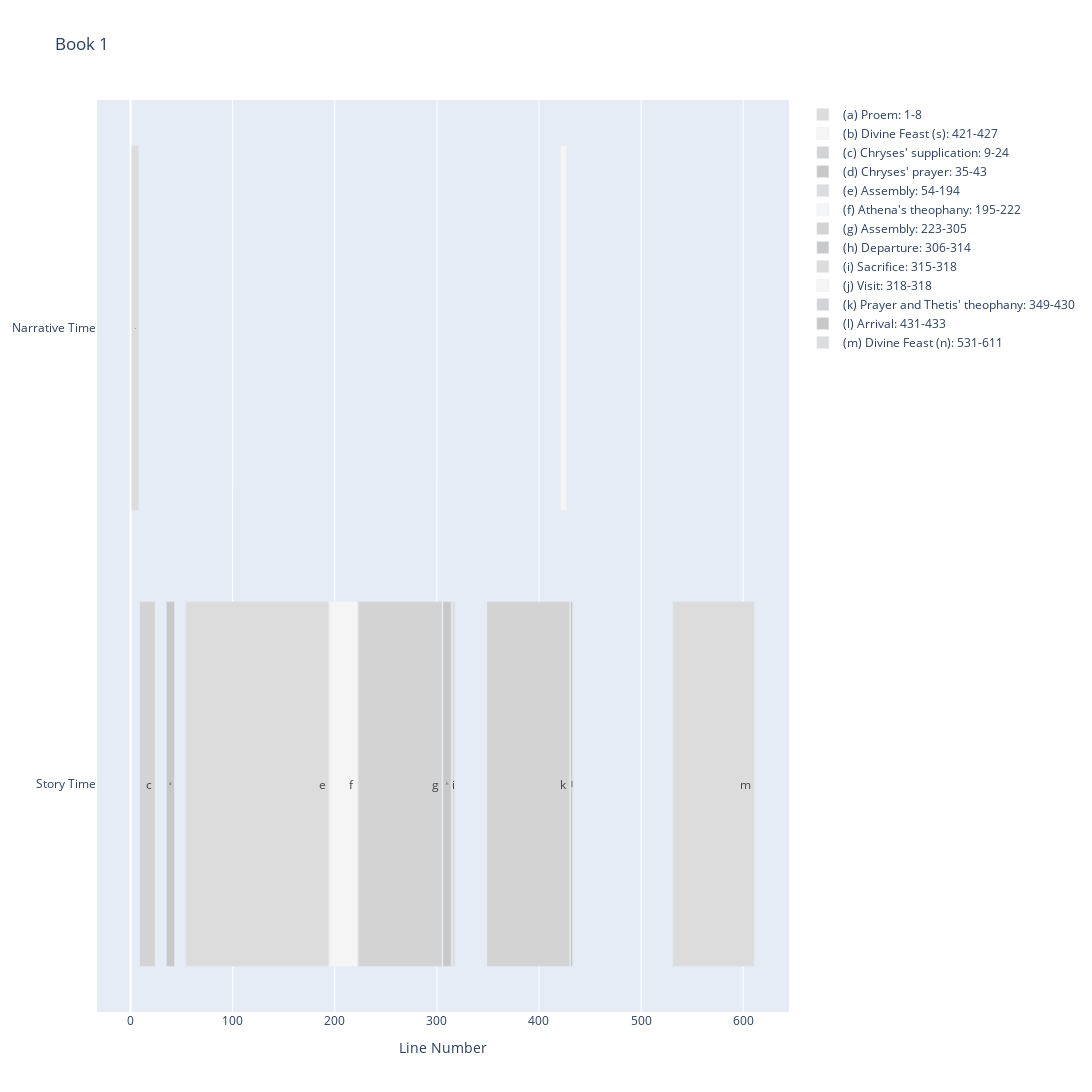
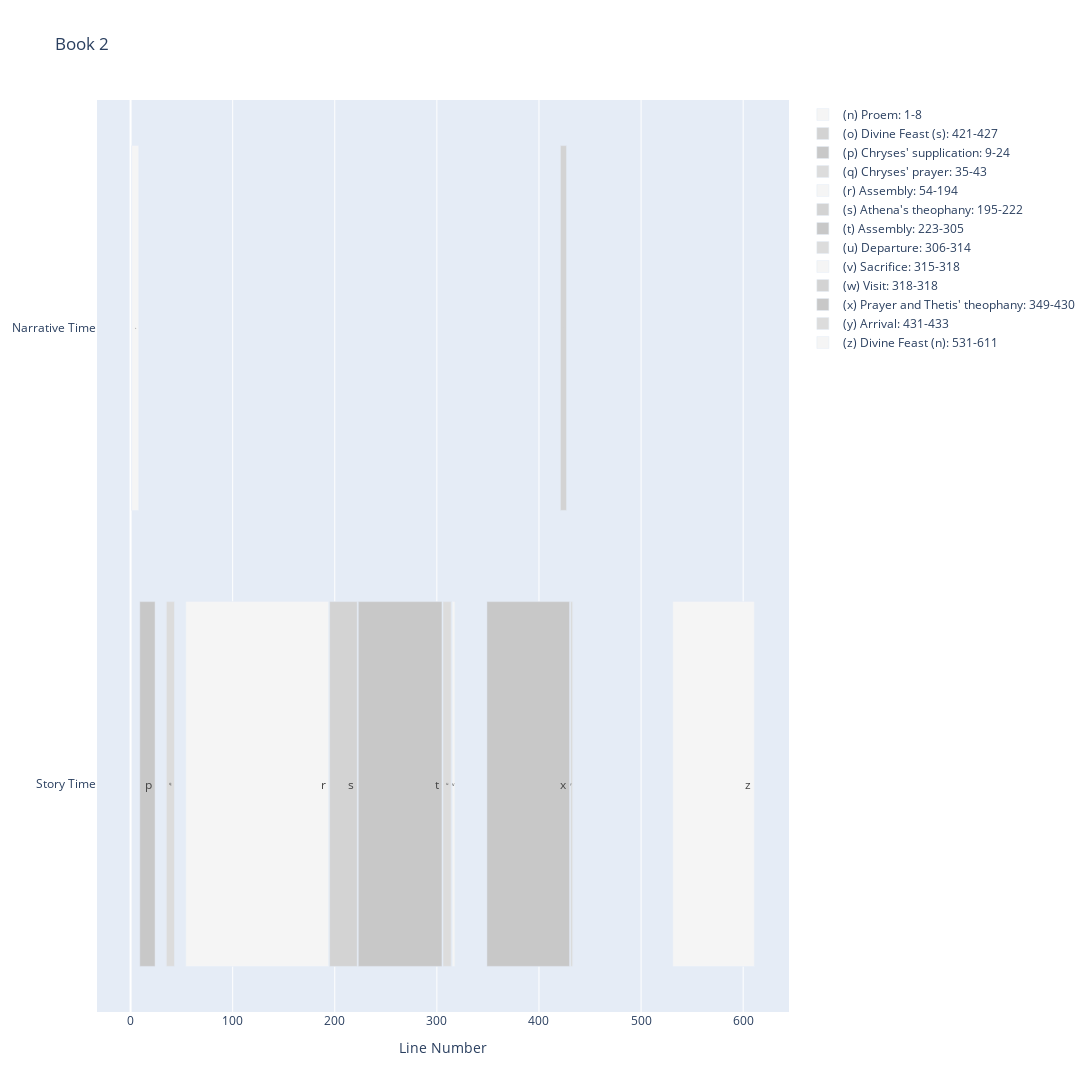

The cell these charts' notebook holds for them, in order:
### Code cell
# Settings:
FILENAME = "C:/Users/Tristan/Projects/feasts.xlsx" # Change this to your filepath (supports .csv and .xlsx)
# File format: name, book, time, start line, end line, color (optional)

# For excel:
WORKSHEET = "feasts" # specify the name of the worksheet you want to be read.

# Here you can specify which colors are associated with each number specified in your excel sheet
# If your excel sheet lacks the color column, we will rotate through the colors listed below: 
COLOR_MAP = {
    1: "#c8c8c8",
    2: "gainsboro",
    3: "whitesmoke",
    4: "lightgray",
}
# Further information on colors can be found at: https://www.cssportal.com/css3-color-names/
# Note: be sure to write color names in all lowercase when typing them into the color map
# Grayscale colors: https://www.w3schools.com/colors/colors_shades.asp
# you can use nameless colors by specifying their hex value
# for example, by writing "#dcdcdc" rather than "gainsboro", you get the same color

# Here you can specify the names of the plots that are generated
BOOK_MAP = {
    1: "Book 1",
    2: "Book 2"
}

# Here you control the labelling of the Y-Axis:
Y_AXIS = {
    1: "Story Time",
    2: "Narrative Time"
}
   
# This controls the title of the X-Axis:
X_AXIS_TITLE = "Line Number"

# These control the resolution of the produced image:
# Set width and height to 0 to get image autosized to your window size
WIDTH = 2000
HEIGHT = 2000


# Here there be dragons...
import string
import plotly
import plotly.graph_objects as go
from openpyxl import load_workbook

LABELS = iter(string.ascii_lowercase)

class Scene():
    def __init__(self, name, book, time, start, end, color=None):
        self.name = name
        self.book = book
        self.time = time
        self.start = start
        self.end = end
        self.color = color
        self.label = ''
        
def create_scene(name, book, time, start, end, color=None):
    return Scene(name, int(book), int(time), int(start), int(end), int(color) if color else None)
        
def import_from_file():
    filename = FILENAME
    filetype = FILENAME.split(".")[-1]
    return import_from_csv(filename) if filetype == 'csv' else import_from_xls(filename)
    
def import_from_csv(filename):
    scenes = []
    with open(filename) as f:
        for line in f:
            scene_data = line.strip('\n').split(",")
            scene = create_scene(*scene_data)
            scenes.append(scene)
    return scenes

def import_from_xls(file_name):
    scenes = []
    try:
        wb = load_workbook(filename = file_name)
    except FileNotFoundError as e:
        print("Could not find file {}, please check your settings at the top of this page and try again.".format(file_name))
    
    try:
        ws = wb[WORKSHEET]
    except KeyError as e:
        print("Could not find worksheet {}. Please specify one of {}".format(WORKSHEET, ", ".join(wb.sheetnames)))
        ws = wb[wb.sheetnames[0]]
    
    for row in ws.iter_rows():
        scene = create_scene(*[cell.internal_value for cell in row])
        scenes.append(scene)
    return scenes
    

class TextMap():
    def __init__(self, scenes):
        self.scenes = scenes
        self.figs = {}
        self.layout = self.create_layout()
        self.sort_scenes()
        self.add_bars()
    
    def sort_scenes(self):
        self.scenes.sort(key=lambda scene: (scene.book, scene.time**-1, scene.start))

    def create_layout(self):
        if HEIGHT and WIDTH:
            layout = go.Layout(
                autosize=False,
                width=WIDTH,
                height=HEIGHT
            )
        else:
            layout = go.Layout(autosize=True)
        return layout
        
    def add_bars(self):
        for scene in self.scenes:
            scene.label = next(LABELS)
            bar = go.Bar(x = [scene.end - scene.start],
                        y = [scene.time],
                        base = [scene.start],
                        name = "({}) {}: {}-{}".format(scene.label, scene.name, scene.start, scene.end),
                        orientation = 'h',
                        text = scene.label,
                        textposition = "inside"
                    )
            self.color_bar(scene, bar)
        
            if scene.book in self.figs and isinstance(self.figs[scene.book], go.Figure):
                fig = self.figs[scene.book]
            
            else:
                fig = go.Figure(layout=self.layout)
                fig.update_layout(
                    barmode='relative', 
                    title_text=BOOK_MAP[scene.book],
                    xaxis_title = X_AXIS_TITLE,
                    yaxis = dict(
                        tickmode = 'array',
                        tickvals = list(Y_AXIS.keys()),
                        ticktext = list(Y_AXIS.values())
                    )
                )
                self.figs[scene.book] = fig
            
            fig.add_trace(bar)
    
    def color_bar(self, scene, bar):
        if not scene.color in COLOR_MAP:
            color_list=list(COLOR_MAP.values())
            scene.color = ord(scene.label)%len(color_list)
            bar.marker.color = color_list[scene.color]
            return
        
        bar.marker.color = COLOR_MAP[scene.color]        

    def show(self):
        for fig in self.figs.values():
            fig.show()
            
scenes = import_from_file()
tm = TextMap(scenes)
tm.show()

### Figure 1 — Plotly figure (JSON) as saved in the notebook; plotly's stock layout.template omitted (floating-point values rounded to 4 significant figures)
{"data": [{"base": [1], "marker": {"color": "gainsboro"}, "name": "(a) Proem: 1-8", "orientation": "h", "text": "a", "textposition": "inside", "type": "bar", "x": [7], "y": [2]}, {"base": [421], "marker": {"color": "whitesmoke"}, "name": "(b) Divine Feast (s): 421-427", "orientation": "h", "text": "b", "textposition": "inside", "type": "bar", "x": [6], "y": [2]}, {"base": [9], "marker": {"color": "lightgray"}, "name": "(c) Chryses' supplication: 9-24", "orientation": "h", "text": "c", "textposition": "inside", "type": "bar", "x": [15], "y": [1]}, {"base": [35], "marker": {"color": "#c8c8c8"}, "name": "(d) Chryses' prayer: 35-43", "orientation": "h", "text": "d", "textposition": "inside", "type": "bar", "x": [8], "y": [1]}, {"base": [54], "marker": {"color": "gainsboro"}, "name": "(e) Assembly: 54-194", "orientation": "h", "text": "e", "textposition": "inside", "type": "bar", "x": [140], "y": [1]}, {"base": [195], "marker": {"color": "whitesmoke"}, "name": "(f) Athena's theophany: 195-222", "orientation": "h", "text": "f", "textposition": "inside", "type": "bar", "x": [27], "y": [1]}, {"base": [223], "marker": {"color": "lightgray"}, "name": "(g) Assembly: 223-305", "orientation": "h", "text": "g", "textposition": "inside", "type": "bar", "x": [82], "y": [1]}, {"base": [306], "marker": {"color": "#c8c8c8"}, "name": "(h) Departure: 306-314", "orientation": "h", "text": "h", "textposition": "inside", "type": "bar", "x": [8], "y": [1]}, {"base": [315], "marker": {"color": "gainsboro"}, "name": "(i) Sacrifice: 315-318", "orientation": "h", "text": "i", "textposition": "inside", "type": "bar", "x": [3], "y": [1]}, {"base": [318], "marker": {"color": "whitesmoke"}, "name": "(j) Visit: 318-318", "orientation": "h", "text": "j", "textposition": "inside", "type": "bar", "x": [0], "y": [1]}, {"base": [349], "marker": {"color": "lightgray"}, "name": "(k) Prayer and Thetis' theophany: 349-430", "orientation": "h", "text": "k", "textposition": "inside", "type": "bar", "x": [81], "y": [1]}, {"base": [431], "marker": {"color": "#c8c8c8"}, "name": "(l) Arrival: 431-433", "orientation": "h", "text": "l", "textposition": "inside", "type": "bar", "x": [2], "y": [1]}, {"base": [531], "marker": {"color": "gainsboro"}, "name": "(m) Divine Feast (n): 531-611", "orientation": "h", "text": "m", "textposition": "inside", "type": "bar", "x": [80], "y": [1]}], "layout": {"autosize": false, "barmode": "relative", "height": 2000, "title": {"text": "Book 1"}, "width": 2000, "xaxis": {"title": {"text": "Line Number"}}, "yaxis": {"tickmode": "array", "ticktext": ["Story Time", "Narrative Time"], "tickvals": [1, 2]}}}

### Figure 2 — Plotly figure (JSON) as saved in the notebook; plotly's stock layout.template omitted (floating-point values rounded to 4 significant figures)
{"data": [{"base": [1], "marker": {"color": "whitesmoke"}, "name": "(n) Proem: 1-8", "orientation": "h", "text": "n", "textposition": "inside", "type": "bar", "x": [7], "y": [2]}, {"base": [421], "marker": {"color": "lightgray"}, "name": "(o) Divine Feast (s): 421-427", "orientation": "h", "text": "o", "textposition": "inside", "type": "bar", "x": [6], "y": [2]}, {"base": [9], "marker": {"color": "#c8c8c8"}, "name": "(p) Chryses' supplication: 9-24", "orientation": "h", "text": "p", "textposition": "inside", "type": "bar", "x": [15], "y": [1]}, {"base": [35], "marker": {"color": "gainsboro"}, "name": "(q) Chryses' prayer: 35-43", "orientation": "h", "text": "q", "textposition": "inside", "type": "bar", "x": [8], "y": [1]}, {"base": [54], "marker": {"color": "whitesmoke"}, "name": "(r) Assembly: 54-194", "orientation": "h", "text": "r", "textposition": "inside", "type": "bar", "x": [140], "y": [1]}, {"base": [195], "marker": {"color": "lightgray"}, "name": "(s) Athena's theophany: 195-222", "orientation": "h", "text": "s", "textposition": "inside", "type": "bar", "x": [27], "y": [1]}, {"base": [223], "marker": {"color": "#c8c8c8"}, "name": "(t) Assembly: 223-305", "orientation": "h", "text": "t", "textposition": "inside", "type": "bar", "x": [82], "y": [1]}, {"base": [306], "marker": {"color": "gainsboro"}, "name": "(u) Departure: 306-314", "orientation": "h", "text": "u", "textposition": "inside", "type": "bar", "x": [8], "y": [1]}, {"base": [315], "marker": {"color": "whitesmoke"}, "name": "(v) Sacrifice: 315-318", "orientation": "h", "text": "v", "textposition": "inside", "type": "bar", "x": [3], "y": [1]}, {"base": [318], "marker": {"color": "lightgray"}, "name": "(w) Visit: 318-318", "orientation": "h", "text": "w", "textposition": "inside", "type": "bar", "x": [0], "y": [1]}, {"base": [349], "marker": {"color": "#c8c8c8"}, "name": "(x) Prayer and Thetis' theophany: 349-430", "orientation": "h", "text": "x", "textposition": "inside", "type": "bar", "x": [81], "y": [1]}, {"base": [431], "marker": {"color": "gainsboro"}, "name": "(y) Arrival: 431-433", "orientation": "h", "text": "y", "textposition": "inside", "type": "bar", "x": [2], "y": [1]}, {"base": [531], "marker": {"color": "whitesmoke"}, "name": "(z) Divine Feast (n): 531-611", "orientation": "h", "text": "z", "textposition": "inside", "type": "bar", "x": [80], "y": [1]}], "layout": {"autosize": false, "barmode": "relative", "height": 2000, "title": {"text": "Book 2"}, "width": 2000, "xaxis": {"title": {"text": "Line Number"}}, "yaxis": {"tickmode": "array", "ticktext": ["Story Time", "Narrative Time"], "tickvals": [1, 2]}}}
